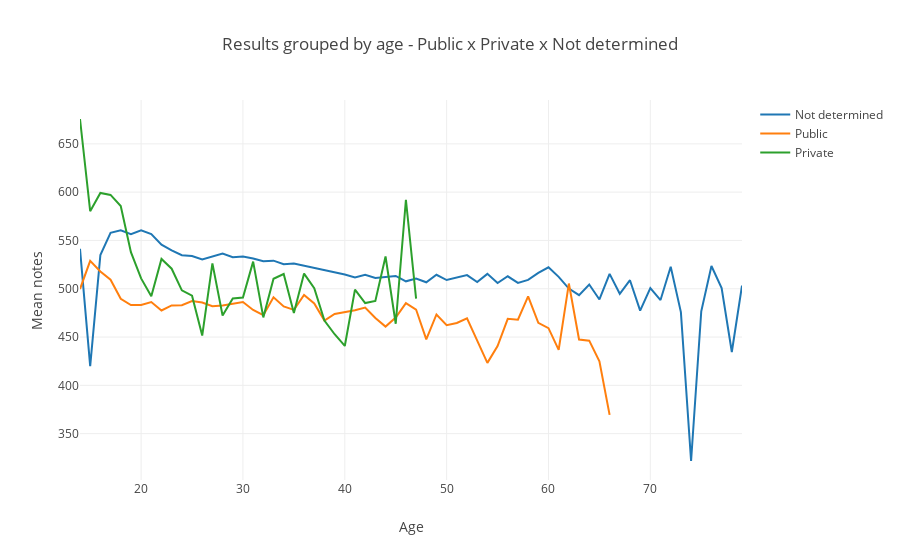

Write notebook code for a chart like this one.
### Code cell
x_age = list(range(14,80))
data_age_undefined = go.Scatter(x =x_age,y = data_s1[data_s1.TP_ESCOLA == 1].groupby('NU_IDADE').mean().Mean_notes, name = 'Not determined')
data_age_public = go.Scatter(x =x_age, y = data_s1[data_s1.TP_ESCOLA == 2].groupby('NU_IDADE').mean().Mean_notes, name = 'Public')
data_age_private = go.Scatter(x =x_age, y = data_s1[data_s1.TP_ESCOLA == 3].groupby('NU_IDADE').mean().Mean_notes, name = 'Private')
data5 = [data_age_undefined, data_age_public, data_age_private]
layout = go.Layout(title = 'Results grouped by age - Public x Private x Not determined', xaxis=dict(title = 'Age'), yaxis=dict(title = 'Mean notes'))
fig = go.Figure(data = data5, layout=layout)
py.offline.iplot(fig, filename = 'fourth line chart')

### Figure 1 — Plotly figure (JSON) as saved in the notebook; plotly's stock layout.template omitted (floating-point values rounded to 4 significant figures)
{"data": [{"name": "Not determined", "type": "scatter", "x": [14, 15, 16, 17, 18, 19, 20, 21, 22, 23, 24, 25, 26, 27, 28, 29, 30, 31, 32, 33, 34, 35, 36, 37, 38, 39, 40, 41, 42, 43, 44, 45, 46, 47, 48, 49, 50, 51, 52, 53, 54, 55, 56, 57, 58, 59, 60, 61, 62, 63, 64, 65, 66, 67, 68, 69, 70, 71, 72, 73, 74, 75, 76, 77, 78, 79], "y": [541.3, 419.9, 534.8, 558.0, 560.5, 556.6, 560.6, 556.6, 545.7, 539.7, 534.7, 534.0, 530.4, 533.2, 536.4, 532.6, 533.4, 531.3, 528.5, 529.1, 525.3, 526.1, 523.8, 521.7, 519.8, 517.0, 514.7, 511.8, 514.5, 511.2, 512.4, 513.3, 507.7, 510.5, 506.7, 514.5, 509.0, 511.4, 514.2, 506.9, 515.4, 505.9, 512.9, 506.1, 509.2, 516.4, 522.3, 512.3, 500.2, 493.4, 504.4, 488.9, 515.4, 494.8, 508.8, 477.4, 500.7, 488.3, 522.8, 475.8, 321.7, 476.7, 523.6, 500.7, 434.5, 503.3, 481.5, 501.3, 497.2]}, {"name": "Public", "type": "scatter", "x": [14, 15, 16, 17, 18, 19, 20, 21, 22, 23, 24, 25, 26, 27, 28, 29, 30, 31, 32, 33, 34, 35, 36, 37, 38, 39, 40, 41, 42, 43, 44, 45, 46, 47, 48, 49, 50, 51, 52, 53, 54, 55, 56, 57, 58, 59, 60, 61, 62, 63, 64, 65, 66, 67, 68, 69, 70, 71, 72, 73, 74, 75, 76, 77, 78, 79], "y": [499.7, 528.9, 517.9, 509.3, 489.6, 483.1, 483.3, 486.2, 477.5, 482.7, 483.0, 487.2, 485.7, 481.9, 482.7, 484.8, 486.3, 478.1, 472.6, 491.2, 481.7, 478.2, 493.6, 484.8, 467.0, 473.9, 475.7, 477.8, 480.5, 469.7, 460.8, 470.1, 485.1, 478.5, 447.6, 473.4, 462.3, 464.6, 469.5, 446.6, 423.3, 440.6, 468.9, 468.0, 492.1, 464.7, 459.3, 436.8, 505.4, 447.5, 446.3, 424.8, 369.5]}, {"name": "Private", "type": "scatter", "x": [14, 15, 16, 17, 18, 19, 20, 21, 22, 23, 24, 25, 26, 27, 28, 29, 30, 31, 32, 33, 34, 35, 36, 37, 38, 39, 40, 41, 42, 43, 44, 45, 46, 47, 48, 49, 50, 51, 52, 53, 54, 55, 56, 57, 58, 59, 60, 61, 62, 63, 64, 65, 66, 67, 68, 69, 70, 71, 72, 73, 74, 75, 76, 77, 78, 79], "y": [675.7, 580.3, 599.2, 597.2, 585.6, 537.9, 510.8, 492.1, 530.8, 520.8, 498.3, 492.8, 451.5, 526.3, 472.3, 490.0, 490.9, 528.1, 470.4, 510.3, 515.3, 475.0, 515.7, 500.6, 467.1, 452.9, 440.8, 499.1, 485.2, 487.4, 533.4, 463.8, 592.2, 489.9]}], "layout": {"title": "Results grouped by age - Public x Private x Not determined", "xaxis": {"title": "Age"}, "yaxis": {"title": "Mean notes"}}}
